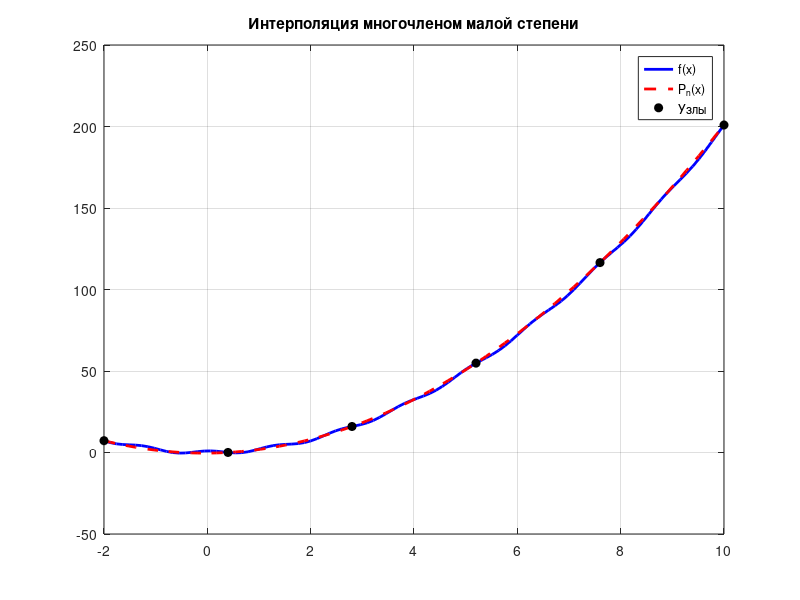
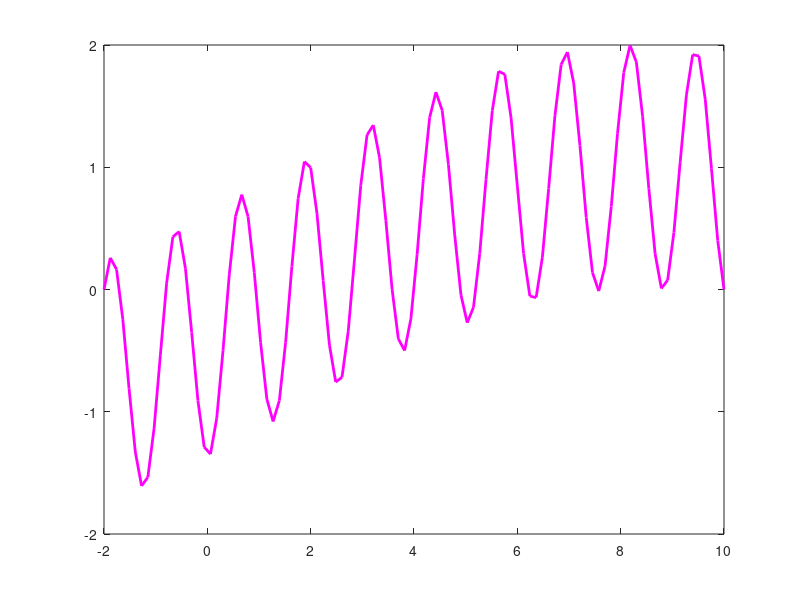

The MATLAB script that drew these images, in order: (Note: this script raises an error after producing the figures.)
%Интерполирование функции по равномерным узлам
%f(x) = 2*x^2 - cos(5x+3)
%интервал [-2; 10]

%Интервалы и кол-во узлов
a = -2;
b = 10;
node = 5; 
%оздаем искусственные узлы и прогнём по функции
x1 = linspace(a,b, node+1);
f = @(x) (2*x.^2 - cos(5*x+3));
y1 = f(x1');%таблица значений

V = vander(x1);%матрица Вандермонда
%решение системы уравнений относительно коэффициентов интерполяци-онного многочлена
A = V\y1;

%Создание сетки
x2 = linspace(a, b, 100);%мелкая сетка для графика
y2 = f(x2);%вектор значений функции на этой сетке

y3= polyval(A,x2);%вектор значений многочлена на этой сетке
err_small = max(abs(y3-y2));%максимальное отклонение многочлена от функции

disp('y1 = ');
disp(y1);

disp('V = ');
disp(V);

disp('A = ');
disp(A);

fprintf('Максимальное отклонение = %.4f\n', err_small);

% === Графики ===
figure(1);
plot(x2, y2, 'b', 'LineWidth', 2); hold on;
plot(x2, y3, 'r--', 'LineWidth', 2);
plot(x1, y1, 'ko', 'MarkerFaceColor','k');
grid on;
title('Интерполяция многочленом малой степени');
legend('f(x)', 'P_n(x)', 'Узлы');

figure(2);
plot(x2, y3 - y2, 'm', 'LineWidth', 2);
yline(0, 'k--');
grid on;
title('Ошибка интерполяции f(x) - P_n(x)');
xlabel('x');
ylabel('Ошибка');
